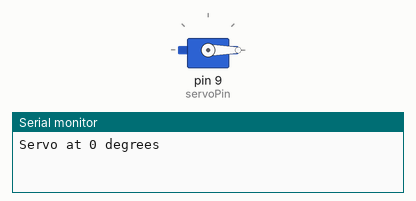
The sketch below on a simulated Arduino Uno, built with avr-gcc and run on an emulated ATmega328P. Parts: servo, the last lines printed to the serial monitor.

Above: at 0.05 s.
At 1.5 s:
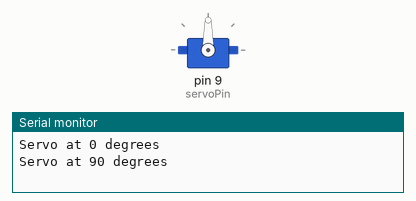
At 3.0 s:
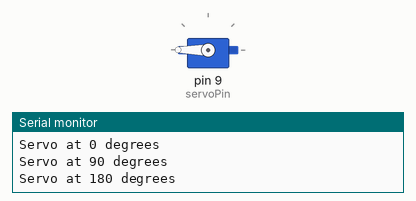
Timing chart, 0 to 6.9 s (numbered marks = the images above):
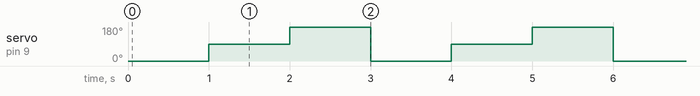

The sketch:

simple_servo_control_with_arduino1.ino
```cpp
// C++ code
//
#include <Servo.h>
// Create a servo object
Servo myServo;
// Define the servo signal pin
const int servoPin = 9;
void setup() {
// Attach the servo to the pin
myServo.attach(servoPin);
// Start the serial monitor for debugging
Serial.begin(9600);
}
void loop() {
// Move the servo to 0 degrees
myServo.write(0);
Serial.println("Servo at 0 degrees");
delay(1000);
// Move the servo to 90 degrees
myServo.write(90);
Serial.println("Servo at 90 degrees");
delay(1000);
// Move the servo to 180 degrees
myServo.write(180);
Serial.println("Servo at 180 degrees");
delay(1000);
}
```

Measured:
- by itself, servo on pin 9 (servoPin): repeats every 3.0 s: 180° 1.0 s, 0° 1.0 s, 90° 1.0 s
